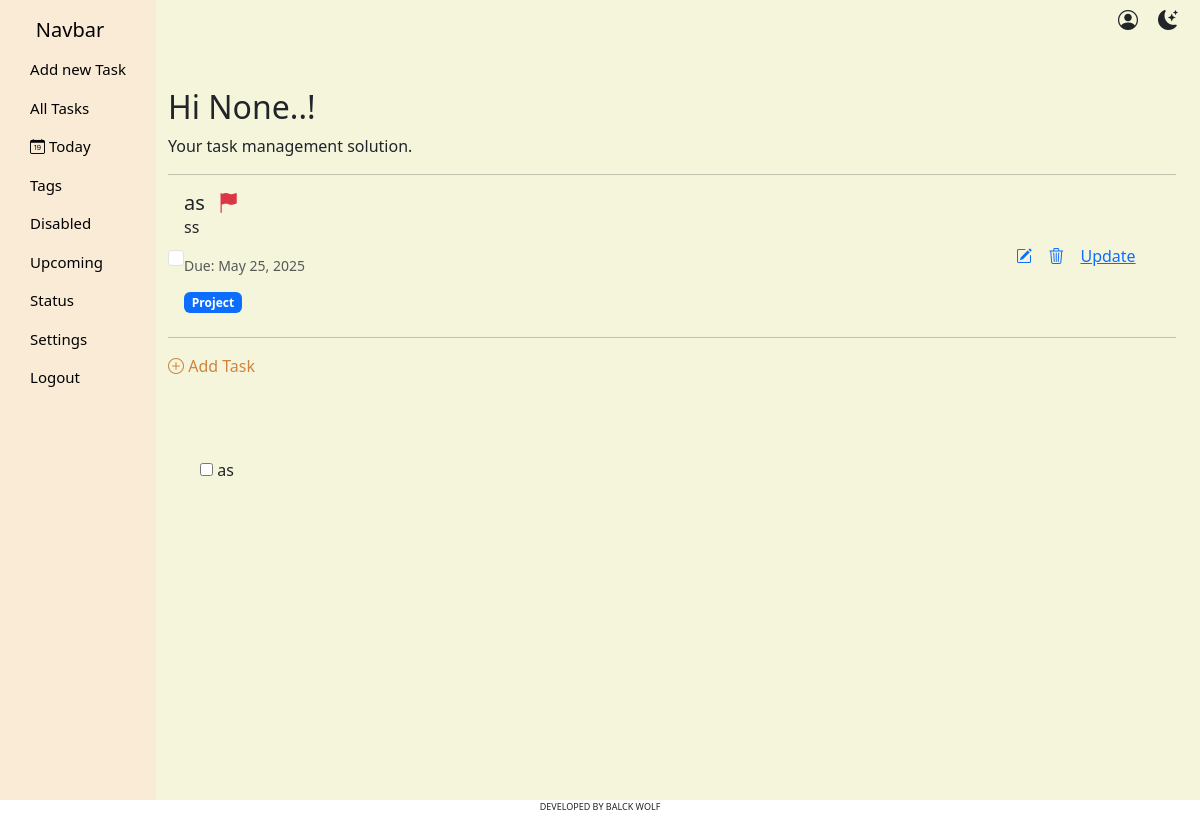
The page /base/ on the database as committed earlier.
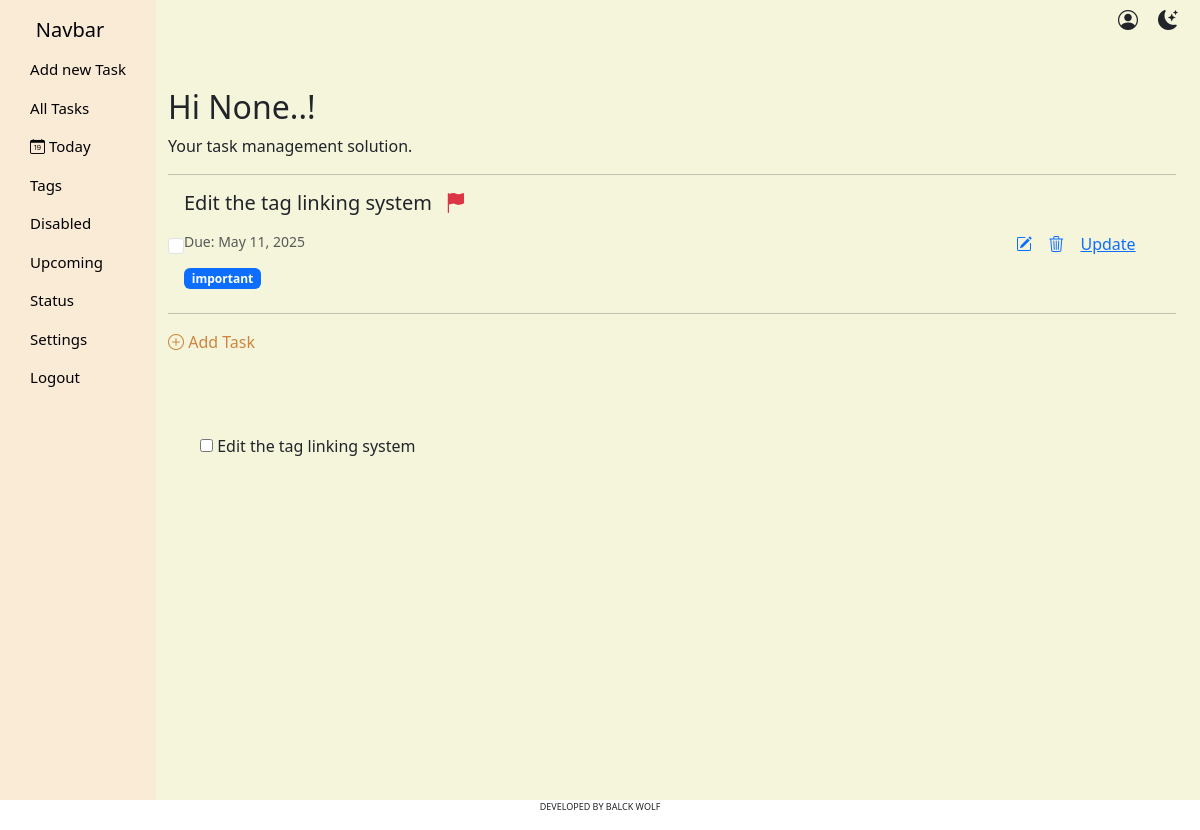
The same page on the database as committed later.
### base/models.py (models this page shows)
class task(models.Model):
    title = models.CharField(max_length=255)
    description = models.TextField()
    user = models.ForeignKey(User, on_delete=models.CASCADE)
    created_at = models.DateTimeField(auto_now_add=True)
    updated_on = models.DateTimeField(default=datetime.now)
    due_date = models.DateField(default=datetime.now)
    priority = models.CharField(
        max_length=20, default='normal')
    status = models.CharField(
        max_length=20, choices=status_choices, default='in_progress')
    tags = models.ManyToManyField(tag, null=True, default='')

class tag(models.Model):
    tag_name = models.CharField(max_length=50, default='genral')
    user = models.ForeignKey(User, on_delete=models.CASCADE)
    created_at = models.DateField(default=datetime.now)

### base/views.py (the view)
# urls.py: path('', views.index, name='index'),
def index(request):
    data = task.objects.all()
    tag_data = tag.objects.all()
    username = request.session.get('username')
    task_create = task_creation_form()
    return render(request, 'base/index.html', {'title': 'Dashboard', 'tasks': data, 'username': username, "task_create": task_create, 'tags': tag_data})

### base/forms.py
class task_creation_form(forms.ModelForm):
    class Meta:
        model = task
        fields = '__all__'

### base/templates/base/index.html (shortened to what this page needs)
{% extends 'base/base.html' %}
{% block dashboard %}
    <div class="container mt-5">
        <h2 class="">Hi {{username}}..! </h2>
        <p class="">Your task management solution.</p>
        <hr>
        {% for task in tasks %}
            <div class="taskCard mb-3">
                <input type="checkbox" class="form-check-input" name="status" id="">
                <div class="tsci">
                    <div class="">
                      <h5 class="card-title">
                        {{ task.title }}
                        {% if task.status == 'completed' %}
                          <span class="badge bg-success ms-2">Completed</span>
                        {% else %}
                          <i class="bi bi-flag-fill text-danger ms-2"></i>
                        {% endif %}
                      </h5>
                      <p class="card-text">{{ task.description }}</p>
                      <p class="card-text"><small class="text-muted">Due: {{ task.due_date }}</small></p>
                      <div class="mb-2">
                        {% for tag in task.tags.all %}
                          <span class="badge bg-primary me-1">{{ tag.tag_name }}</span>
                        {% empty %}
                          <span class="text-muted">No tags</span>
                        {% endfor %}
                      </div>
                    </div>
                   <div>
                    <a href="{% url 'task_detail' task.id %}" ><i class="bi bi-pencil-square"></i></a>
                    <a href="{% url 'delete_task' task.id %}" > <i class="bi bi-trash3"></i></a>
                    <a href="#" onclick="openUpdateModal({{task.id}})">Update</a>
                   </div>
                </div>
            </div>
            <hr>
        {% endfor %}
<a href="" class='link_btn' data-bs-toggle="modal" data-bs-target="#createTaskModal">
    <i class="bi bi-plus-circle"></i> Add Task
  </a>
  <div style="height: 10vh;">&nbsp;</div>
  <ul>
    {% for task in tasks %}
  <div>
    <input type="checkbox" {% if task.status == 'completed' %}checked{% endif %}
           onchange="toggleTask('{{ task.id }}', this)">
    <span id="task-text-{{ task.id }}" class="{% if task.status == 'completed' %}completed{% endif %}">
      {{ task.title }}
    </span>
  </div>
{% endfor %}
  </ul>
    </div>
          {% include 'base/create_task_form.html' %}
{% endblock %}

Rows that differ between the two databases and show on the page:
removed task: title "as", description "ss", due_date "May 25, 2025"
no longer on this page (row unchanged): tag: tag_name "Project", shown under "as"
added task: title "Edit the tag linking system", due_date "May 11, 2025"
now on this page (row unchanged): tag: tag_name "important", shown under "Edit the tag linking system"
